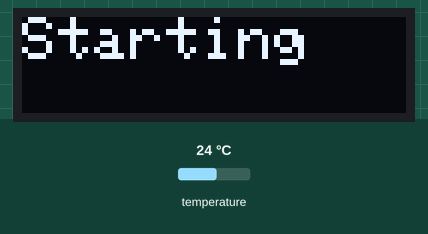
Simulated run of this sketch. Board: ESP8266 (NodeMCU). On the bench: 128×32 one-colour display. The test bench sets the inputs (shaded band); at power-on: temperature 24 °C. WiFi joins after 1.5 s; servers stay silent unless stated; what the sketch prints to the serial monitor is not drawn.

Above: at 1.6 s.
At 4.6 s:
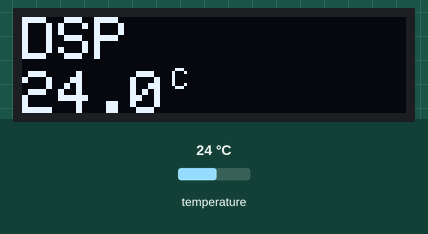
4.7 s: temperature set to 12 °C
At 7.0 s:
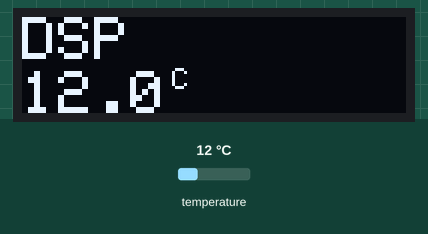
7.3 s: temperature set to 19 °C
At 8.0 s:
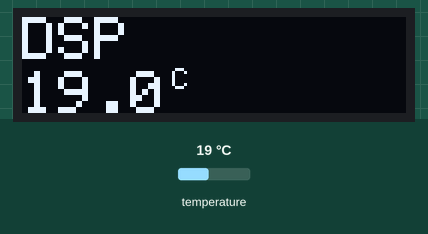
9.1 s: temperature set to 28 °C
At 10.2 s:
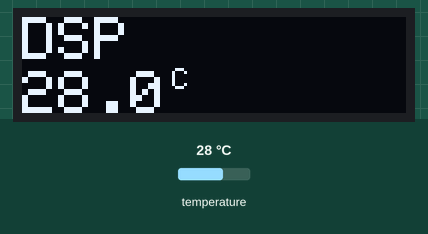
Timing chart, 0 to 12.1 s (numbered marks = the images above; inputs shaded):
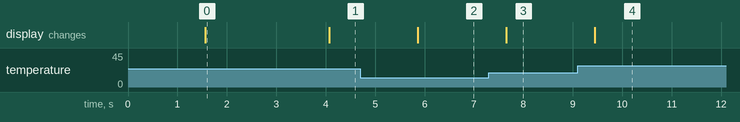

The sketch:

DS18B20_OLED_Google_Docs.ino
```cpp
#include <ESP8266WiFi.h>
#include <WiFiClientSecure.h>

#include <DallasTemperature.h>

#include <Adafruit_GFX.h>
#include <Adafruit_SSD1306.h>

#define SCREEN_WIDTH 128 // OLED display width, in pixels
#define SCREEN_HEIGHT 32 // OLED display height, in pixels
#define OLED_RESET    -1 // Reset pin # (or -1 if sharing Arduino reset pin)

Adafruit_SSD1306 display(SCREEN_WIDTH, SCREEN_HEIGHT, &Wire, OLED_RESET); //Declaring the display name (display)

// Data wire is conntec to the Arduino digital pin 4
#define ONE_WIRE_BUS 14

// Setup a oneWire instance to communicate with any OneWire devices
OneWire oneWire(ONE_WIRE_BUS);

// Pass our oneWire reference to Dallas Temperature sensor
DallasTemperature sensors(&oneWire);

/* WIFI SETTINGS */
const char *ssid     = "SSID";
const char *password = "PASSOWRD";
const char* host     = "script.google.com";
String url;

/* Allows the OLED to be updated faster than google */
int delay_counter = 60;

void setup(void)
{
  // Start serial communication for debugging purposes
  Serial.begin(9600);

  // Start up the library
  sensors.begin();

  /* Setting up WIFI */
  Serial.println();
  Serial.println();
  Serial.print("Connecting to ");
  Serial.println(ssid);

  WiFi.begin(ssid, password);
  WiFi.mode(WIFI_STA);        //This line hides the viewing of ESP as wifi hotspot
  while (WiFi.status() != WL_CONNECTED)
  {
    delay(500);
    Serial.print(".");
  }
  Serial.println("");
  Serial.println("WiFi connected");
  Serial.println("IP address: ");
  // Serial.println(WiFi.localIP());

  /* OLED SETUP */
  display.begin(SSD1306_SWITCHCAPVCC, 0x3C); //Start the OLED display
  display.setRotation(2);
  display.clearDisplay();
  display.setTextColor(WHITE);
  display.setTextSize(2);
  display.print("Starting");
  display.display();
  delay(1000);
}

void loop(void){
  // Call sensors.requestTemperatures() to issue a global temperature and Requests to all devices on the bus
  sensors.requestTemperatures();

  display.clearDisplay();

  /* Printing the current Temperature to OLED */
  display.setCursor(0,0);
  display.setTextSize(2);
  display.print("DSP");

  display.setCursor(0,18);
  display.print(sensors.getTempCByIndex(0),1);
  display.setCursor(50,17);
  display.setTextSize(1);
  display.print("C");

  /* SENDING DATA TO GOOGLE SCRIPT EVERY 60 SECONDS*/
  if (delay_counter == 60)
  {
    SendData();
  }

  /* SERIAL OUTPUT */
  Serial.println(sensors.getTempCByIndex(0));

  /* UPDATE DISPLAY */
  delay_counter += 1;
  display.display();
  delay(1000);
}

// Send data to a google script using a GET request
// which then updates a Google Sheet
void SendData()
{
  delay_counter = 0;

  Serial.print("connecting to: ");
  Serial.println(host);

  WiFiClientSecure client;
  client.setInsecure();

  const int httpsPort = 443;
  if (!client.connect(host, httpsPort))
  {
    Serial.println("connection failed");
    return;
  }

  url = "/macros/s/--GOOGLE_SCRIPT_URL--/exec?";
  url += "ID=";
  url += String("DS18B20"); // Name of google "Sheet" for the data to be sent to, must match
  url += "&TMP=";
  url += String(sensors.getTempCByIndex(0));

  Serial.print("Requesting URL: ");
  Serial.println(url);

  client.print(String("GET ") + url + " HTTP/1.1\r\n" +
               "Host: " + host + "\r\n" +
               "Connection: close\r\n\r\n");
  delay(500);
}
```

Measured:
- after the input at 4.7 s, the display: changes after 1.2 s (image 2)
- after the input at 7.3 s, the display: changes after 0.35 s (image 3)
- after the input at 9.1 s, the display: changes after 0.34 s (image 4)
- what the display in image 0 shows lasts 2.5 s, from 1.6 s to 4.1 s
